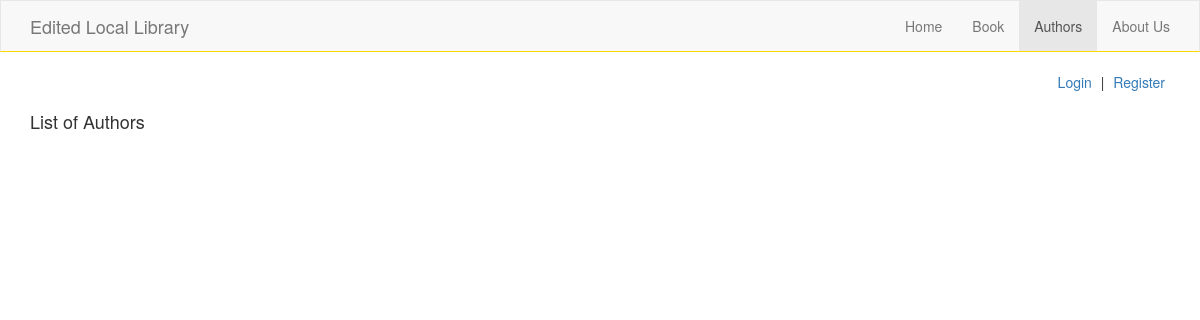
Page /catalog/authors/ on the earlier database version.
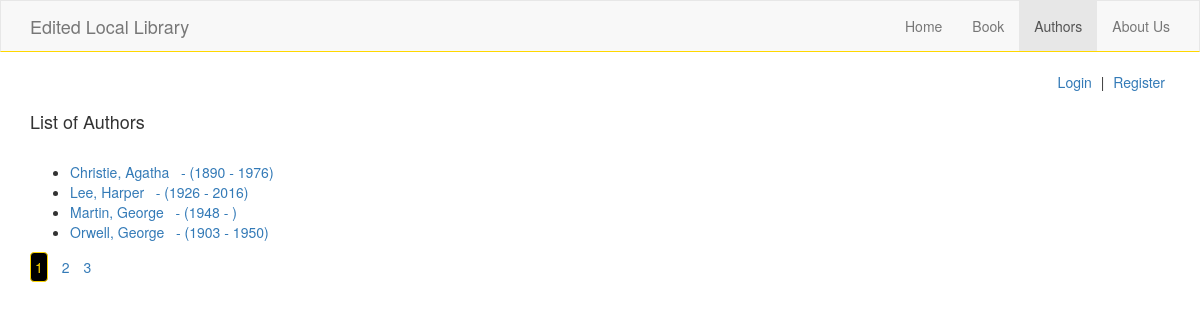
Same page on the later database version.
### catalog/models.py (models this page shows, shortened)
class Author(models.Model):
    first_name = models.CharField(max_length=120)
    last_name = models.CharField(max_length=120)
    date_of_birth = models.DateField(null=True, blank=True)
    date_of_death = models.DateField('Died', null=True, blank=True)

### catalog/views.py (the view)
class AuthorListView(generic.ListView):
    model = Author
    paginate_by = 4
    def get_context_data(self):
        context = super(AuthorListView, self).get_context_data()
        context['page_title'] = 'Authors'
        return context

### catalog/templates/catalog/author_list.html (shortened to what this page needs)
{% extends 'base.html' %}
{% block main %}
<div class="row">
    <section class="main-col col col-sm-8">
        <h2 class="h4">List of Authors</h2>
        <br>
        <ul>
            {% for author in author_list %}
            <li>
                <a href="{% url 'catalog:author_detail' author.id %}">
                {{ author.last_name|capfirst }}, {{ author.first_name|capfirst }} &nbsp; - ({{ author.date_of_birth|date:'Y'}} - {{ author.date_of_death|date:'Y'}})
                </a>
            </li>
            {% endfor %}
        </ul>
        {% if is_paginated %}
        <div class="pagination-container">
            <ul class="list-inline">
                {% for page in page_obj.paginator.page_range %}
                <li {% if page_obj.number == page %} class="active" {% endif %}>
                <a href="{{ request.path }}?page={{ page }}">{{ page }}</a>
                </li>
                {% endfor %}
            </ul>
        </div>
        {% endif %}
    </section>
</div>
{% endblock main %}

Differences in the rows shown:
added Author: last_name "Christie", first_name "Agatha", date_of_birth "1890", date_of_death "1976"
added Author: last_name "Lee", first_name "Harper", date_of_birth "1926", date_of_death "2016"
added Author: last_name "Martin", first_name "George", date_of_birth "1948"
added Author: last_name "Orwell", first_name "George", date_of_birth "1903", date_of_death "1950"
Other differences:
new list line: "1"
new list line: "2"
new list line: "3"
